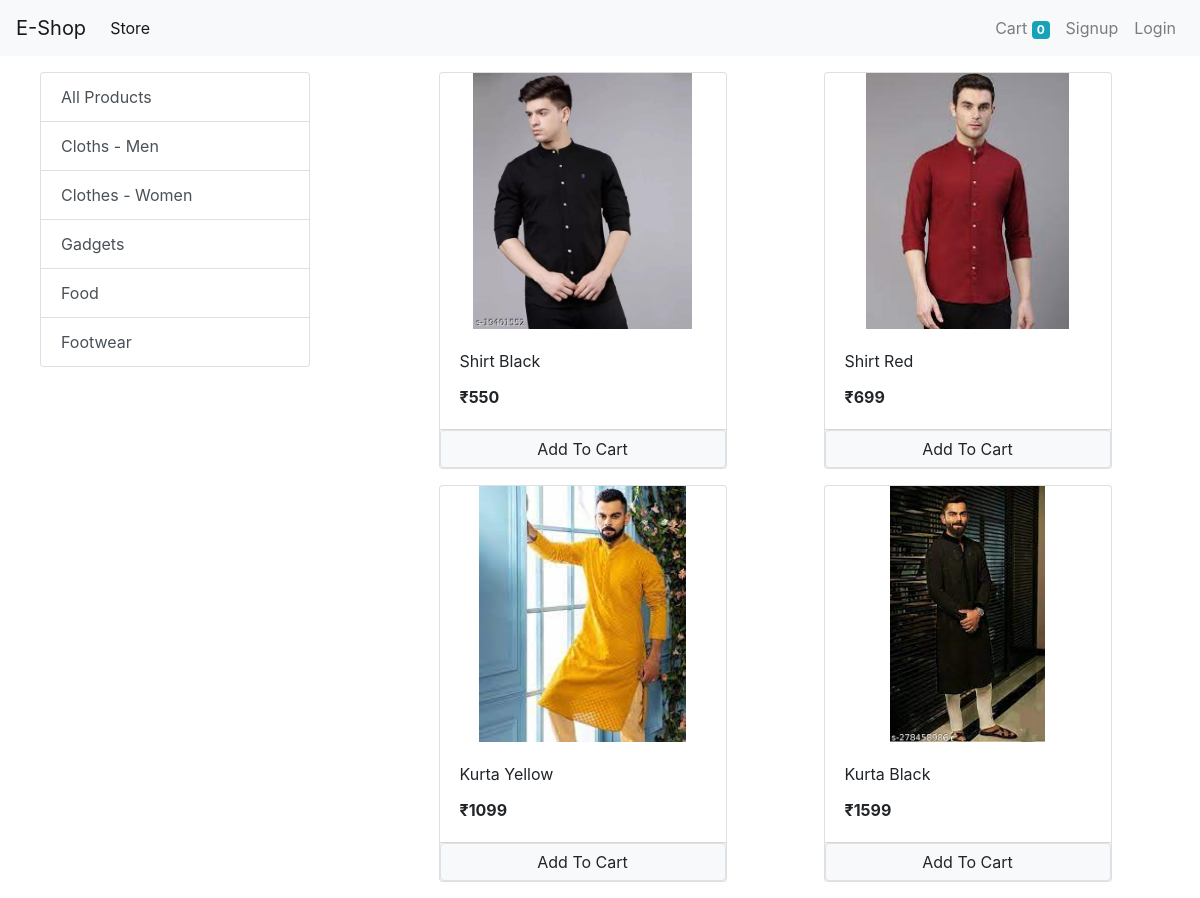
/?category=1, run on the app's committed database.
### store/models/category.py (models this page shows, shortened)
class Category(models.Model):
    category = models.CharField(max_length=20)
    @staticmethod
    def get_all_categories():  # function to get all the categories
        return Category.objects.all()

### store/models/product.py (models this page shows, shortened)
class Product(models.Model):
    name = models.CharField(max_length=50)
    price = models.IntegerField(default=0)
    description = models.CharField(max_length=255,default='',null=True,blank=True)
    image = models.ImageField(upload_to='uploads/products/')
    category = models.ForeignKey(Category, on_delete=models.CASCADE,default=1) # relation between product and category, if any category is deleted the product from that category will also be deleted
    @staticmethod
    def get_all_products_by_category_id(category_id):  # function to get the products with same category id
        if category_id:
            return Product.objects.filter(category = category_id)
        else:
            return Product.get_all_products()

### store/views/index.py (the view, shortened to what this page needs)
# urls.py: path('',index.Index.as_view(), name='homepage'), # calling the index function that is present in views.py to show the data when i route localhost:8000
class Index(View):
    def get(self,request):
        cart = request.session.get('cart')
        if not cart:
            request.session['cart'] = {}
        all_products = None # when route this page it will call the function from products.py is present in models folder
        all_categories = Category.get_all_categories() # when route this page it will call the function from category.py is present in models folder
        category_id = request.GET.get('category')
        if category_id:
            all_products = Product.get_all_products_by_category_id(category_id)
        else:
            all_products = Product.get_all_products()
        data = {}
        data['all_products'] = all_products
        data['all_categories'] = all_categories
        print('You are' , request.session.get('email'))
        return render(request,'index.html',data)  # sending all data to index.html file

### store/templatetags/cart.py (called while the page is built)
@register.filter(name='is_in_cart')
def is_in_cart(product,cart):
    keys = cart.keys()
    for id in keys:
        if int(id) == product.id:
            return True
    return False

### store/templatetags/custom_filter.py (called while the page is built)
@register.filter(name='currency')
def currency(number):
    return "₹"+str(number)

### store/templates/index.html (shortened to what this page needs)
{% extends 'base.html' %}
    {% block content %}
    {% load cart %}
    {% load custom_filter %}
        <div class="container-fluid mt-3">
          <div class="row">
            <div id="filter" class="col-lg-3 mx-auto">
              <div class="list-group">
                <a href="/" class="list-group-item list-group-item-action">All Products</a>
                {% for category in all_categories %}
                  <a href="/?category={{category.id}}" class="list-group-item list-group-item-action">{{category.category}}</a>
                {% endfor %}
              </div>
            </div>
            <div id="product" class="col-lg-8 mx-auto">
                <div class="row mx-auto">
                    {% for product in all_products %}
                        <div class="card mx-auto mb-3" id = {{product.id}} style="width: 18rem;">
                            <img class="card-img-top" src="{{product.image.url}}" alt="Card image cap" style="width:100%; height:16rem; object-fit: contain;">
                            <div class="card-body">
                              <p class="card-title">{{product.name}}</p>
                              <p class="card-text"><b> {{product.price|currency}}</b></p>
                            </div>
                            <div class="card-footer p-0 ">
                              {% if product|is_in_cart:request.session.cart %}
                              <div class="row no-gutters">
                                <form action="/#{{product.id}}" class="col-2" method="POST">
                                  {% csrf_token %}
                                  <input hidden type="text" value='{{product.id}}' name="product">
                                  <input hidden type="text" value='True' name="remove">
                                  <input type="submit" value=" - " class=" btn btn-block btn-secondary">
                                </form>
                                <div class="text-center col">{{product|cart_qty:request.session.cart}} in Cart</div>
                                <form action="/#{{product.id}}" class="col-2" method="POST">
                                  {% csrf_token %}
                                  <input hidden type="text" value='{{product.id}}' name="product">
                                  <input type="submit" value=" + " class=" btn btn-block btn-secondary">
                                </form>
                              </div>
                              {% else %}
                              <form action="/#{{product.id}}" method="POST" class="btn-block">
                                <input type="submit" class="float-right btn btn-light border form-control" value="Add To Cart">
                              </form>
                              {% endif%}
                            </div>
                        </div>
                    {% endfor %}
                </div>
            </div>
          </div>
        </div>
    {% endblock %}

### data on the page
Category: category "Cloths - Men"
Category: category "Clothes - Women"
Category: category "Gadgets"
Category: category "Food"
Category: category "Footwear"
Product: {{ product.id }} 1 (drawn), image (picture), name "Shirt Black", price "₹550"
Product: image (picture), name "Shirt Red", price "₹699"
Product: image (picture), name "Kurta Yellow", price "₹1099"
Product: image (picture), name "Kurta Black", price "₹1599"

### other printed values
{{ request.session.cart.keys|length }} "0"
